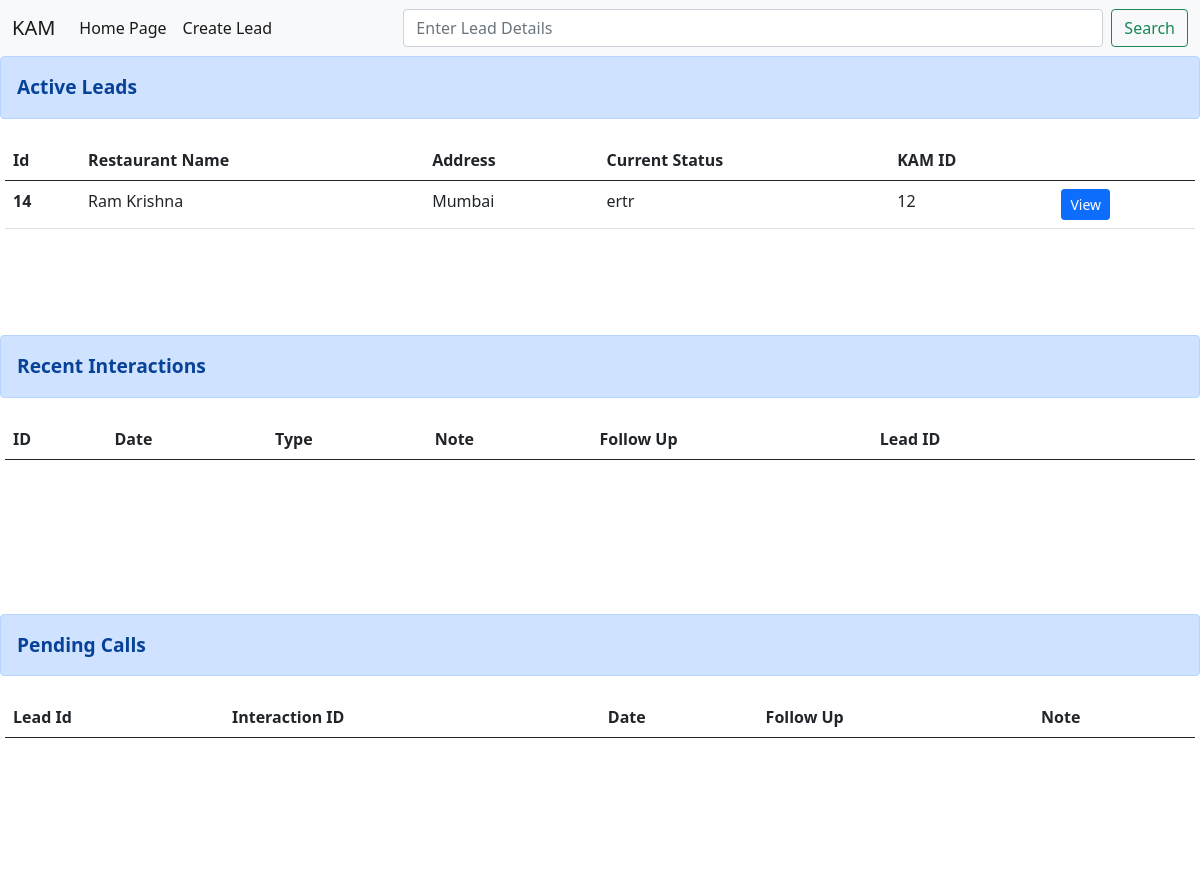
The page / on the database its author committed.
### KAM/models.py (models this page shows)
class leads(models.Model):
    leadID = models.BigAutoField(primary_key=True)
    restaurantName = models.CharField(max_length=50)
    address = models.CharField(max_length=100)
    contactNumber = models.CharField(max_length=10)
    currentStatus = models.CharField(max_length=10)
    KAMID = models.CharField(max_length=10)

### KAM/views.py (the view)
# urls.py: path("",views.index,name='index'),
def index(request):
    try:
        allLeads = leads.objects.all() #Fetching all leads data from database
    except:
        allLeads = None
    try:
        allInteractions = interactionLogging.objects.all()#Fetching all interaction data from database
    except:
        allInteractions = None
    todaysCalls = []
    if(allInteractions != None):
        for item in allInteractions:
            if(item.date == date.today()):
                todaysCalls.append(item)
    params = {'allLeads' : allLeads,'allinteractions':allInteractions,'todaysCalls' : todaysCalls}    #Dictionary that stores parameters comming from database and pass to webpage
    return render(request,'KAM/index.html',params)

### KAM/templates/KAM/index.html (shortened to what this page needs)
<!doctype html>
<html lang="en">
  <head>
    <link href="https://cdn.jsdelivr.net/npm/bootstrap@5.0.2/dist/css/bootstrap.min.css" rel="stylesheet">
  </head>
  <body>
    <nav class="navbar navbar-expand-lg navbar-light bg-light">
      <div class="container-fluid">
        <a class="navbar-brand" href="../">KAM</a>
        <div class="collapse navbar-collapse" id="navbarSupportedContent">
          <ul class="navbar-nav me-auto mb-2 mb-lg-0">
            <li class="nav-item">
              <a class="nav-link active" href="../" tabindex="-1">Home Page</a>
            </li>
            <li class="nav-item">
              <a class="nav-link active" aria-current="page" href="../createLeads">Create Lead</a>
            </li>
          </ul>
          <form class="d-flex" action="../searchResult/" method="post">
            <input style="width:700px;" class="form-control me-2" type="search" name = "searchResult" placeholder="Enter Lead Details" aria-label="Search">{% csrf_token %}
            <button class="btn btn-outline-success" type="submit">Search</button>
          </form>
        </div>
      </div>
    </nav>
    <div class="alert alert-primary" role="alert">
      <div style="font-size: larger;font-weight: bold;"> Active Leads</div>
    </div>
    <div class = "tableContainer">
      <table class="table">
      <thead>
        <tr>
          <th scope="col">Id</th>
          <th scope="col">Restaurant Name</th>
          <th scope="col">Address</th>
          <th scope="col">Current Status</th>
          <th scope="col">KAM ID</th>
          <th scope="col"></th>
        </tr>
      </thead>
      <tbody>
        {% for lead in allLeads %}
            <tr>
              <th scope="row">{{lead.leadID}}</th>
              <td>{{lead.restaurantName}}</td>
              <td>{{lead.address}}</td>
              <td>{{lead.currentStatus}}</td>
              <td>{{lead.KAMID}}</td>
              <td><form action="../viewLeads/" method="POST"><input type="hidden" name="leadid" value="{{lead.leadID}}">{% csrf_token %}<button type="submit" class="btn btn-primary btn-sm">View</button></form></td>
            </tr>
        {% endfor %}
      </tbody>
      </table>
    </div>
    <div class="alert alert-primary" role="alert">
      <div style="font-size: larger;font-weight: bold;"> Recent Interactions</div>
    </div>
    <div class = "tableContainer">
      <table class="table">
      <thead>
        <tr>
          <th scope="col">ID</th>
          <th scope="col">Date</th>
          <th scope="col">Type</th>
          <th scope="col">Note</th>
          <th scope="col">Follow Up</th>
          <th scope="col">Lead ID</th>
          <th scope="col"></th>
          <th scope="col"></th>
        </tr>
      </thead>
      </table>
    </div>
    <div class="alert alert-primary" role="alert">
      <div style="font-size: larger;font-weight: bold;">Pending Calls</div>
    </div>
    <div class = "tableContainer">
      <table class="table">
      <thead>
        <tr>
          <th scope="col">Lead Id</th>
          <th scope="col">Interaction ID</th>
          <th scope="col">Date</th>
          <th scope="col">Follow Up</th>
          <th scope="col">Note</th>
        </tr>
      </thead>
      </table>
    </div>
  </body>
</html>

### KAM/templates/KAM/index.html (style rules this page uses)
.tableContainer { padding: 5px; background-color: rgb(255, 255, 255); width: 100%; height: 200px; overflow-x: hidden; overflow-y: auto; }

### rows shown on the page
leads: leadID "14", restaurantName "Ram Krishna", address "Mumbai", currentStatus "ertr", KAMID "12"
